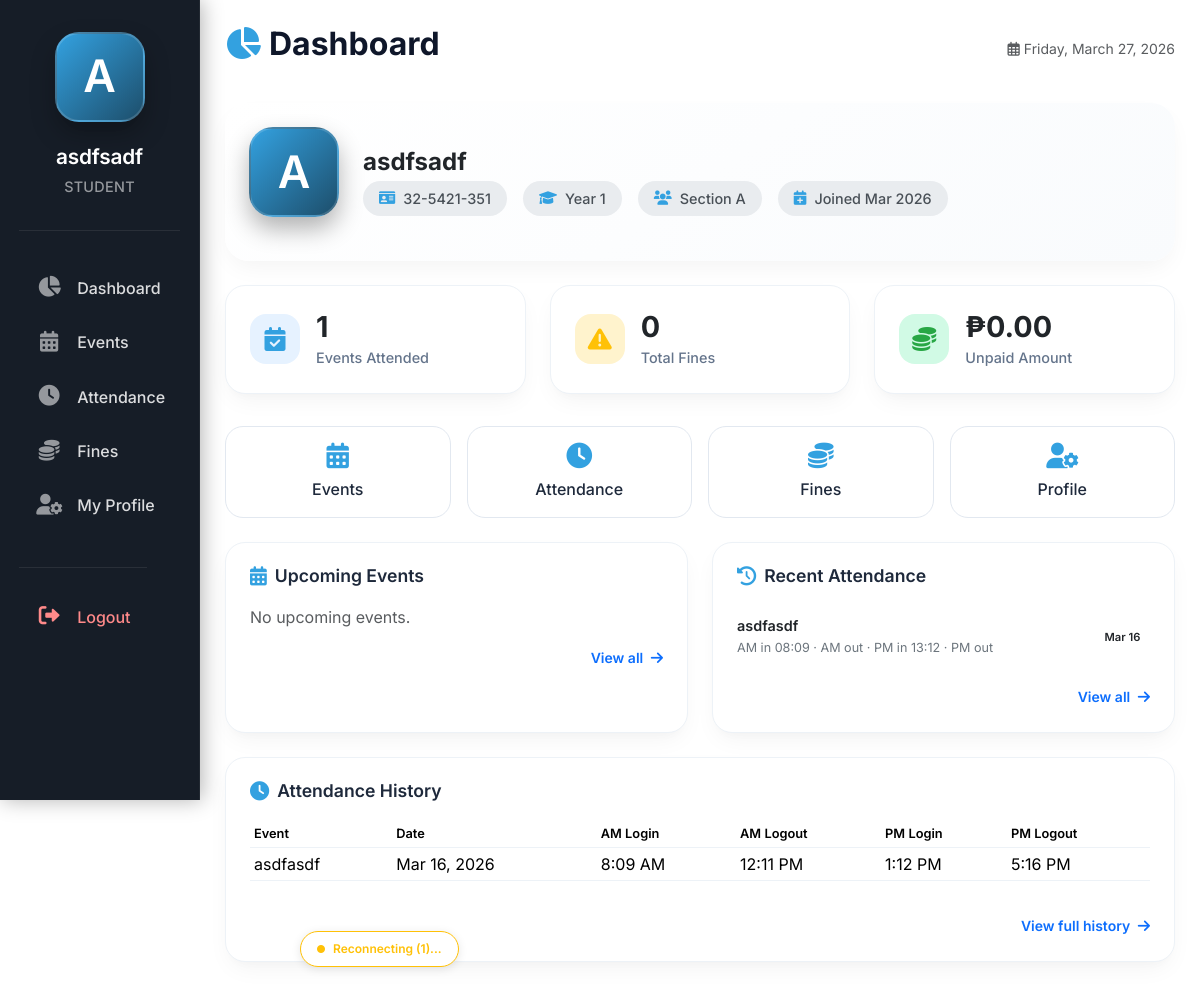
The page /Views/Studentpage/student_dashboard.php (signed in) on the database as committed earlier.
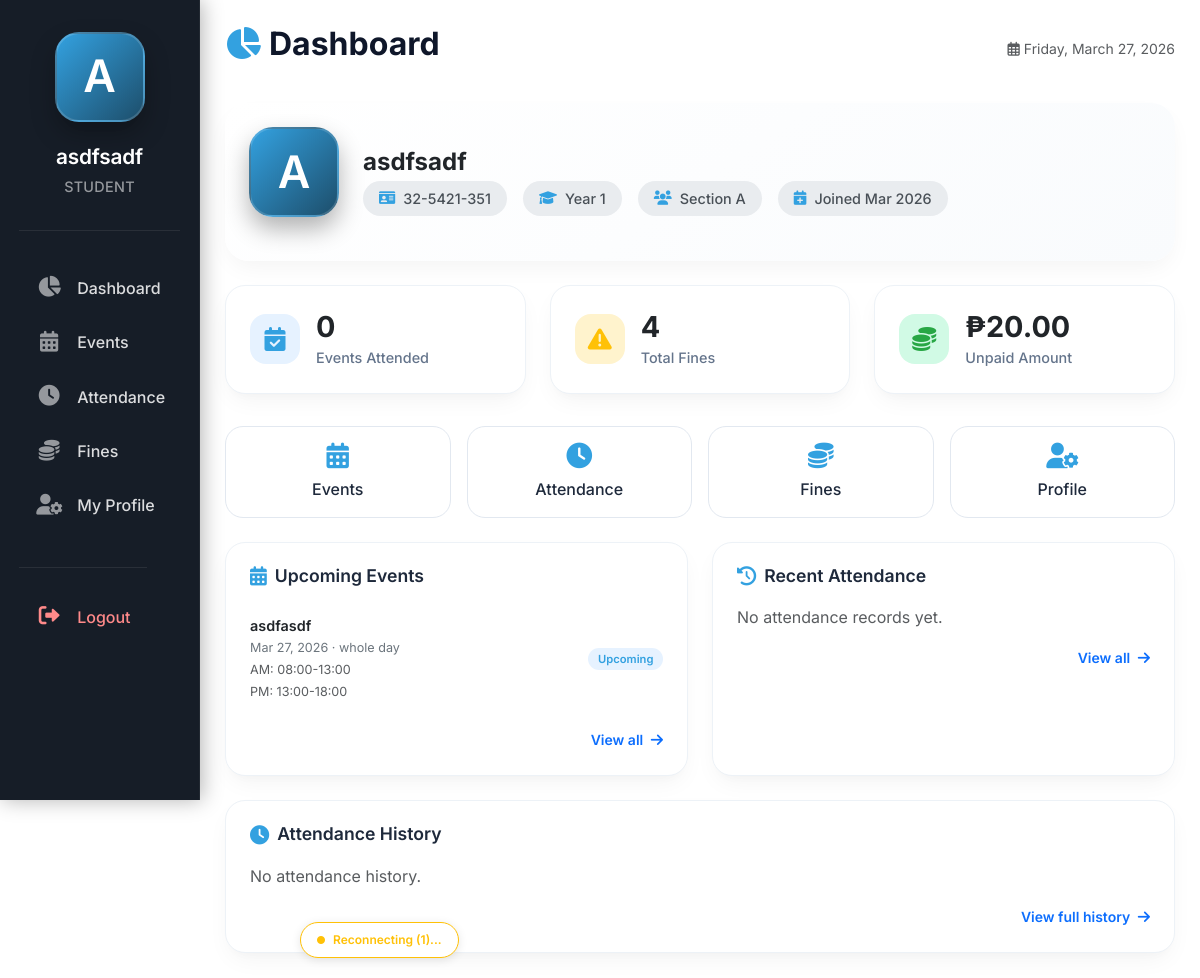
The same page on the database as committed later.
### tables this page shows
CREATE TABLE `students` (
  `student_id` varchar(11) NOT NULL,
  `full_name` varchar(100) NOT NULL,
  `password` varchar(255) NOT NULL,
  `year_level` int(11) NOT NULL,
  `section` varchar(20) DEFAULT NULL,
  `created_at` timestamp NOT NULL DEFAULT current_timestamp()
);

CREATE TABLE `attendance` (
  `attendance_id` int(11) NOT NULL,
  `student_id` varchar(20) DEFAULT NULL,
  `event_id` int(11) DEFAULT NULL,
  `am_login_time` datetime DEFAULT NULL,
  `am_logout_time` datetime DEFAULT NULL,
  `pm_login_time` datetime DEFAULT NULL,
  `pm_logout_time` datetime DEFAULT NULL,
  `created_at` timestamp NOT NULL DEFAULT current_timestamp()
);

CREATE TABLE `events` (
  `event_id` int(11) NOT NULL,
  `event_name` varchar(150) NOT NULL,
  `event_date` date NOT NULL,
  `event_type` enum('whole_day','half_day_am','half_day_pm') NOT NULL DEFAULT 'whole_day',
  `half_day_period` enum('am','pm') DEFAULT NULL,
  `description` text DEFAULT NULL,
  `location` varchar(255) DEFAULT NULL,
  `created_by` varchar(20) NOT NULL,
  `created_at` timestamp NOT NULL DEFAULT current_timestamp(),
  `fines_generated` tinyint(1) NOT NULL DEFAULT 0
);

CREATE TABLE `attendance_schedule` (
  `schedule_id` int(11) NOT NULL,
  `event_id` int(11) DEFAULT NULL,
  `am_login_start` time DEFAULT NULL,
  `am_login_end` time DEFAULT NULL,
  `am_logout_start` time DEFAULT NULL,
  `am_logout_end` time DEFAULT NULL,
  `pm_login_start` time DEFAULT NULL,
  `pm_login_end` time DEFAULT NULL,
  `pm_logout_start` time DEFAULT NULL,
  `pm_logout_end` time DEFAULT NULL
);

### views/studentpage/student_dashboard.php (the view, shortened to what the rows shown need)
<?php
require "../../Connection/connection.php";
$student_id = $_SESSION['student_id'];
$stmt = $conn->prepare("SELECT student_id, full_name, year_level, section, created_at FROM students WHERE student_id = ?");
$stmt->bind_param("s", $student_id);
$stmt->execute();
$student = $stmt->get_result()->fetch_assoc();
$upcomingQuery = "
    SELECT e.event_id, e.event_name, e.event_date, e.event_type, e.half_day_period,
           s.am_login_start, s.am_login_end, s.am_logout_start, s.am_logout_end,
           s.pm_login_start, s.pm_login_end, s.pm_logout_start, s.pm_logout_end
    FROM events e
    LEFT JOIN attendance_schedule s ON e.event_id = s.event_id
    WHERE e.event_date >= CURDATE()
    ORDER BY e.event_date ASC
    LIMIT 5
";
$upcomingEvents = $conn->query($upcomingQuery);
$recentAttendanceQuery = "
    SELECT a.event_id, e.event_name, a.am_login_time, a.am_logout_time, a.pm_login_time, a.pm_logout_time, a.created_at
    FROM attendance a
    JOIN events e ON a.event_id = e.event_id
    WHERE a.student_id = ?
    ORDER BY a.created_at DESC
    LIMIT 5
";
$stmt = $conn->prepare($recentAttendanceQuery);
$stmt->bind_param("s", $student_id);
$stmt->execute();
$recentAttendance = $stmt->get_result();
$attendanceHistoryQuery = "
    SELECT a.event_id, e.event_name, e.event_date, a.am_login_time, a.am_logout_time, a.pm_login_time, a.pm_logout_time, a.created_at
    FROM attendance a
    JOIN events e ON a.event_id = e.event_id
    WHERE a.student_id = ?
    ORDER BY a.created_at DESC
    LIMIT 10
";
$stmt = $conn->prepare($attendanceHistoryQuery);
$stmt->bind_param("s", $student_id);
$stmt->execute();
$attendanceHistory = $stmt->get_result();
?>
<!DOCTYPE html>
<html lang="en">
<head>
    <link href="https://cdn.jsdelivr.net/npm/bootstrap@5.3.2/dist/css/bootstrap.min.css" rel="stylesheet">
    <link rel="stylesheet" href="https://cdnjs.cloudflare.com/ajax/libs/font-awesome/6.0.0/css/all.min.css">
</head>
<body>
    <?php include "../sidebar/student_sidebar.php"; ?>
    <div class="main-content">
        <div class="container-fluid px-0">
            <div class="page-header">
                <h2><i class="fas fa-chart-pie"></i>Dashboard</h2>
            </div>
            <?php if ($student): ?>
            <div class="profile-card mb-4">
                <div class="d-flex align-items-center gap-4 flex-wrap">
                    <div class="profile-avatar">
                        <?= strtoupper(substr($student['full_name'], 0, 1)) ?>
                    </div>
                    <div class="flex-grow-1">
                        <h4 class="fw-bold mb-1"><?= htmlspecialchars($student['full_name']) ?></h4>
                        <div class="d-flex flex-wrap gap-3 align-items-center">
                            <span class="stat-badge"><i class="fas fa-id-card"></i>
                                <?= htmlspecialchars($student['student_id']) ?></span>
                            <span class="stat-badge"><i class="fas fa-graduation-cap"></i> Year
                                <?= htmlspecialchars($student['year_level']) ?></span>
                            <span class="stat-badge"><i class="fas fa-users"></i> Section
                                <?= htmlspecialchars($student['section'] ?: 'N/A') ?></span>
                            <span class="stat-badge"><i class="fas fa-calendar-plus"></i> Joined
                                <?= date('M Y', strtotime($student['created_at'])) ?></span>
                        </div>
                    </div>
                </div>
            </div>
            <?php endif; ?>
            <div class="row g-4">
                <div class="col-lg-6">
                    <div class="dashboard-card">
                        <div class="card-body-custom" id="upcomingEventsContainer">
                            <?php if ($upcomingEvents->num_rows > 0): ?>
                            <table class="compact-table" id="upcomingEventsTable">
                                <?php while ($event = $upcomingEvents->fetch_assoc()): ?>
                                <tr>
                                    <td>
                                        <div class="fw-semibold"><?= htmlspecialchars($event['event_name']) ?></div>
                                        <small class="text-secondary">
                                            <?= date('M d, Y', strtotime($event['event_date'])) ?>
                                            · <?= str_replace('_', ' ', $event['event_type']) ?>
                                        </small>
                                        <?php if ($event['am_login_start']): ?>
                                        <br><small class="text-muted">AM:
                                            <?= substr($event['am_login_start'],0,5) ?>-<?= substr($event['am_logout_end'],0,5) ?></small>
                                        <?php endif; ?>
                                        <?php if ($event['pm_login_start']): ?>
                                        <br><small class="text-muted">PM:
                                            <?= substr($event['pm_login_start'],0,5) ?>-<?= substr($event['pm_logout_end'],0,5) ?></small>
                                        <?php endif; ?>
                                    </td>
                                    <td class="text-end">
                                        <span class="badge-status badge-upcoming">Upcoming</span>
                                    </td>
                                </tr>
                                <?php endwhile; ?>
                            </table>
                            <?php else: ?>
                            <p class="text-muted mb-0">No upcoming events.</p>
                            <?php endif; ?>
                        </div>
                    </div>
                </div>
                <div class="col-lg-6">
                    <div class="dashboard-card">
                        <div class="card-body-custom" id="recentAttendanceContainer">
                            <?php if ($recentAttendance->num_rows > 0): ?>
                            <table class="compact-table" id="recentAttendanceTable">
                                <?php while ($att = $recentAttendance->fetch_assoc()): ?>
                                <tr>
                                    <td>
                                        <div class="fw-semibold"><?= htmlspecialchars($att['event_name']) ?></div>
                                        <small class="text-secondary">
                                            <?php
                                                $times = [];
                                                if ($att['am_login_time']) $times[] = 'AM in '.date('H:i', strtotime($att['am_login_time']));
                                                if ($att['am_logout_time']) $times[] = 'AM out';
                                                if ($att['pm_login_time']) $times[] = 'PM in '.date('H:i', strtotime($att['pm_login_time']));
                                                if ($att['pm_logout_time']) $times[] = 'PM out';
                                                echo $times ? implode(' · ', $times) : 'No times recorded';
                                            ?>
                                        </small>
                                    </td>
                                    <td class="text-end">
                                        <span
                                            class="badge-status"><?= date('M d', strtotime($att['created_at'])) ?></span>
                                    </td>
                                </tr>
                                <?php endwhile; ?>
                            </table>
                            <?php else: ?>
                            <p class="text-muted mb-0">No attendance records yet.</p>
                            <?php endif; ?>
                        </div>
                    </div>
                </div>
            </div>
            <div class="row mt-4">
                <div class="col-12">
                    <div class="dashboard-card">
                        <div class="card-body-custom" id="attendanceHistoryContainer">
                            <?php if ($attendanceHistory->num_rows > 0): ?>
                            <div class="table-responsive">
                                <table class="table table-sm align-middle history-table">
                                    <thead>
                                        <tr>
                                            <th>Event</th>
                                            <th>Date</th>
                                            <th>AM Login</th>
                                            <th>AM Logout</th>
                                            <th>PM Login</th>
                                            <th>PM Logout</th>
                                        </tr>
                                    </thead>
                                    <tbody>
                                        <?php while ($rec = $attendanceHistory->fetch_assoc()): ?>
                                        <tr>
                                            <td><?= htmlspecialchars($rec['event_name']) ?></td>
                                            <td><?= date('M d, Y', strtotime($rec['event_date'])) ?></td>
                                            <td><?= $rec['am_login_time'] ? date('g:i A', strtotime($rec['am_login_time'])) : '—' ?>
                                            </td>
                                            <td><?= $rec['am_logout_time'] ? date('g:i A', strtotime($rec['am_logout_time'])) : '—' ?>
                                            </td>
                                            <td><?= $rec['pm_login_time'] ? date('g:i A', strtotime($rec['pm_login_time'])) : '—' ?>
                                            </td>
                                            <td><?= $rec['pm_logout_time'] ? date('g:i A', strtotime($rec['pm_logout_time'])) : '—' ?>
                                            </td>
                                        </tr>
                                        <?php endwhile; ?>
                                    </tbody>
                                </table>
                            </div>
                            <?php else: ?>
                            <p class="text-muted mb-0">No attendance history.</p>
                            <?php endif; ?>
                        </div>
                    </div>
                </div>
            </div>
        </div>
    </div>
</body>
</html>

### views/sidebar/student_sidebar.php (shortened to what the rows shown need)
<?php
$studentName = 'Student';
$studentInitials = 'S';
$studentRole = 'Student';
if (isset($_SESSION['student_id'])) {
    $host = 'localhost';
    $username = 'root';
    $password = '';
    $database = 'beams';
    $sidebarConn = new mysqli($host, $username, $password, $database);
    if (!$sidebarConn->connect_error) {
        $student_id = $_SESSION['student_id'];
        $stmt = $sidebarConn->prepare("SELECT full_name FROM students WHERE student_id = ?");
        if ($stmt) {
            $stmt->bind_param("s", $student_id);
            $stmt->execute();
            $result = $stmt->get_result();
            if ($row = $result->fetch_assoc()) {
                $studentName = $row['full_name'];
                $studentInitials = strtoupper(substr($studentName, 0, 1));
            }
        }
    } else {
        error_log("Student sidebar: DB connection failed - " . $sidebarConn->connect_error);
    }
}
?>
<!DOCTYPE html>
<html lang="en">
<head>
    <link href="https://cdn.jsdelivr.net/npm/bootstrap@5.3.2/dist/css/bootstrap.min.css" rel="stylesheet">
    <link href="https://cdnjs.cloudflare.com/ajax/libs/font-awesome/6.0.0/css/all.min.css" rel="stylesheet">
</head>
<body>
    <div class="desktop-sidebar">
        <div class="sidebar-inner">
            <div class="sidebar-profile">
                <div class="profile-avatar">
                    <?= htmlspecialchars($studentInitials) ?>
                </div>
                <div class="profile-name"><?= htmlspecialchars($studentName) ?></div>
                <div class="profile-role"><?= htmlspecialchars($studentRole) ?></div>
            </div>
        </div>
    </div>
</body>
</html>

Rows that differ between the two databases and show on the page:
removed attendance: event.event_name "asdfasdf", times "AM in 08:09 · AM out · PM in 13:12 · PM out", created_at "Mar 16", event.event_date "Mar 16, 2026", am_login_time "8:09 AM", am_logout_time "12:11 PM", pm_login_time "1:12 PM", pm_logout_time "5:16 PM"
added attendance_schedule: event.event_name "asdfasdf", event.event_date "Mar 27, 2026", event.event_type "whole day", am_login_start "08:00", am_logout_end "13:00", pm_login_start "13:00", pm_logout_end "18:00"
Other text that changed with them:
$totalEvents: "1" → "0"
$totalFines: "0" → "4"
$unpaidAmount: "0.00" → "20.00"
text no longer shown: "No upcoming events. Event Date AM Login AM Logout PM Login PM Logout"
text now shown: "No attendance records yet. No attendance history."
